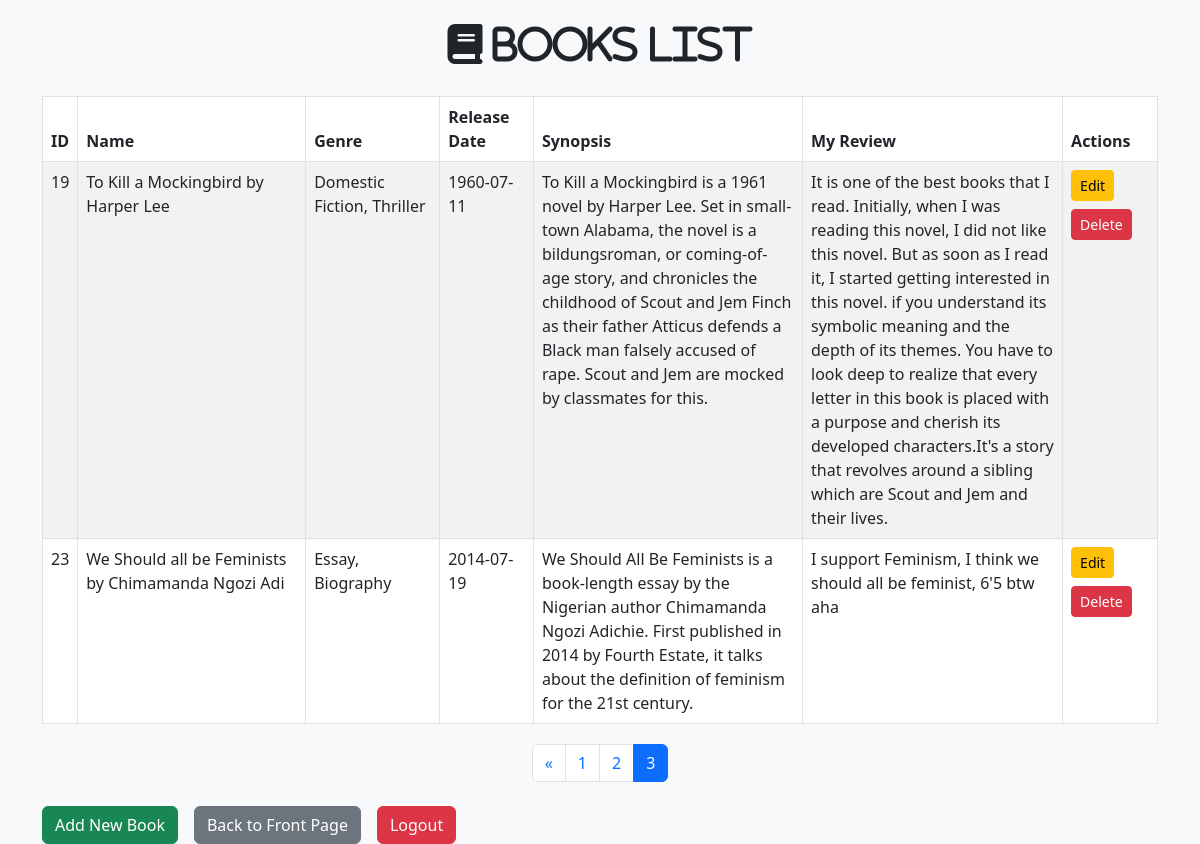
/index.php?page=3 (signed in), run on the app's committed database.
### tables this page shows
CREATE TABLE `booksinfo` (
  `book_ID` int(11) NOT NULL,
  `book_name` varchar(50) NOT NULL,
  `genre` varchar(50) NOT NULL,
  `date_released` date NOT NULL,
  `synopsis` text DEFAULT NULL,
  `reviews` text DEFAULT NULL,
  `cover_image` text DEFAULT NULL
);

### index.php (the view, shortened to what this page needs)
<?php
include 'database.php';
$details_per_page = 3;
$total_books_sql = "SELECT COUNT(*) AS total_books FROM booksinfo";
$total_books_result = $conn->query($total_books_sql);
$total_books_row = $total_books_result->fetch_assoc();
$total_books = $total_books_row['total_books'];
$total_pages = ceil($total_books / $details_per_page);
$page = isset($_GET['page']) ? (int)$_GET['page'] : 1;
$start_limit = ($page - 1) * $details_per_page;
$sql = "SELECT * FROM booksinfo ORDER BY book_ID ASC LIMIT $start_limit, $details_per_page";
$result = $conn->query($sql);
?>
<!DOCTYPE html>
<html lang="en">
<head>
    <link rel="stylesheet" href="https://cdn.jsdelivr.net/npm/bootstrap@5.3.0/dist/css/bootstrap.min.css">
    <link rel="stylesheet" href="https://cdnjs.cloudflare.com/ajax/libs/font-awesome/6.7.2/css/all.min.css" />
</head>
<body class="bg-light">
<div class="container mt-4">
    <div class="text-center mb-4">
        <h1 class="fa-solid fa-book text-dark bg-light"> BOOKS LIST</h1>
    </div>
    <table class="table table-bordered table-striped">
        <thead>
            <tr>
                <th>ID</th>
                <th>Name</th>
                <th>Genre</th>
                <th>Release Date</th>
                <th>Synopsis</th>
                <th>My Review</th>
                <th>Actions</th>
            </tr>
        </thead>
        <tbody>
            <?php while ($row = $result->fetch_assoc()) : ?>
                <tr>
                    <td><?= $row['book_ID'] ?></td>
                    <td><?= $row['book_name'] ?></td>
                    <td><?= $row['genre'] ?></td>
                    <td><?= $row['date_released'] ?></td>
                    <td><?= $row['synopsis'] ?></td>
                    <td><?= $row['reviews'] ?></td>
                    <td>
                        <a href="edit.php?id=<?= $row['book_ID'] ?>" class="btn btn-warning btn-sm mb-2">Edit</a>
                        <a href="delete.php?id=<?= $row['book_ID'] ?>" class="btn btn-danger btn-sm mb-2" onclick="return confirm('Are you sure?')">Delete</a>
                    </td>
                </tr>
            <?php endwhile; ?>
        </tbody>
    </table>
    <nav aria-label="Page navigation">
        <ul class="pagination">
            <?php if ($page > 1): ?>
                <li class="page-item">
                    <a class="page-link" href="index.php?page=<?= $page - 1 ?>" aria-label="Previous">
                        <span aria-hidden="true">&laquo;</span>
                    </a>
                </li>
            <?php endif; ?>
            <?php for ($i = 1; $i <= $total_pages; $i++): ?>
                <li class="page-item <?= $i === $page ? 'active' : '' ?>">
                    <a class="page-link" href="index.php?page=<?= $i ?>"><?= $i ?></a>
                </li>
            <?php endfor; ?>
        </ul>
    </nav>
    <div class="d-flex justify-content-start gap-3 mt-4">
        <a href="create.php" class="btn btn-success">Add New Book</a>
        <a href="front_page.php" class="btn btn-secondary">Back to Front Page</a>
        <form method="post">
        <a href="logout.php" class="btn btn-danger">Logout</a>
        </form>
    </div>
</div>
</body>
</html>

### index.php (style rules this page uses)
body { background-image: url('https://images5.alphacoders.com/134/thumb-1920-1346954.png'); background-size: cover; background-position: center; background-attachment: fixed; }
.table td, .table th { word-wrap: break-word; white-space: normal; max-width: 500px; }
.pagination { justify-content: center; margin-top: 20px; }

### data on the page
booksinfo: book_ID "19", book_name "To Kill a Mockingbird by Harper Lee", genre "Domestic Fiction, Thriller", date_released "1960-07-11", synopsis "To Kill a Mockingbird is a 1961 novel by Harper Lee. Set in small-town Alabama, the novel is a bildungsroman, or coming-of-age story, and chronicles the childhood of Scout and Jem Finch as their father Atticus defends a Black man falsely accused of rape. Scout and Jem are mocked by classmates for this.", reviews "It is one of the best books that I read. Initially, when I was reading this novel, I did not like this novel. But as soon as I read it, I started getting interested in this novel. if you understand its symbolic meaning and the depth of its themes. You have to look deep to realize that every letter in this book is placed with a purpose and cherish its developed characters.It's a story that revolves around a sibling which are Scout and Jem and their lives."
booksinfo: book_ID "23", book_name "We Should all be Feminists by Chimamanda Ngozi Adi", genre "Essay, Biography", date_released "2014-07-19", synopsis "We Should All Be Feminists is a book-length essay by the Nigerian author Chimamanda Ngozi Adichie. First published in 2014 by Fourth Estate, it talks about the definition of feminism for the 21st century.", reviews "I support Feminism, I think we should all be feminist, 6'5 btw aha"
